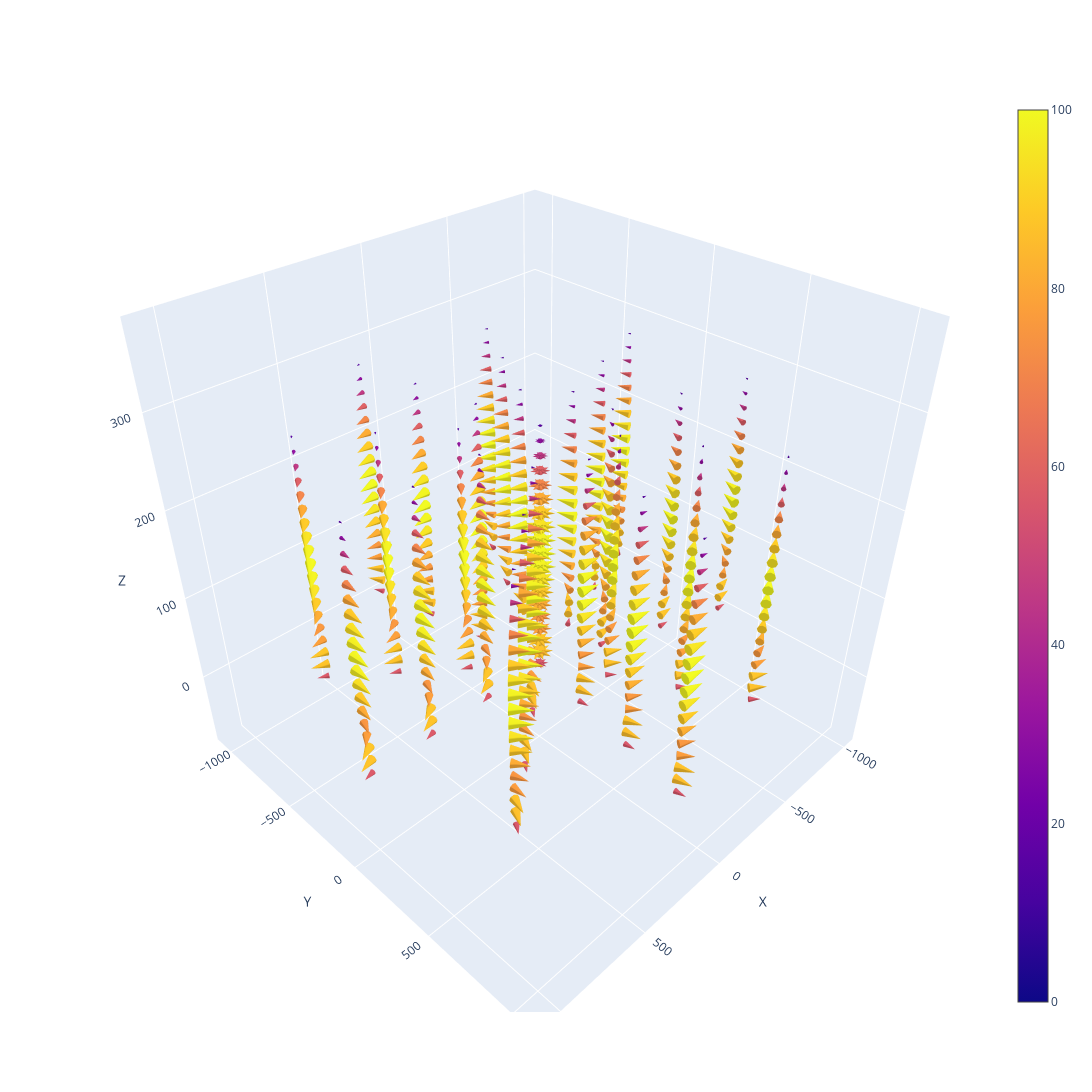

Notebook source saved alongside this figure:
### Markdown cell above
Plotting B in 3d

### Code cell
#No of points where vectors have to be shown in R,Phi,z
pl_res=(4,10,20)

# Assuming B_total and pitch_angles are your arrays
B_total,pitch_angles=b_total_pitch(B0_R,B0_PHI) # random pitch angles between 0 and pi/2


B_3d_phi = np.tile(B0_PHI[::int(len(B0_PHI)/pl_res[2])], (pl_res[0], pl_res[1], 1))
B_3d_r = np.tile(B0_R[::int(len(B0_PHI)/pl_res[2])], (pl_res[0], pl_res[1], 1))
B_3d_z = np.zeros_like(B_3d_r)
B_3d_total= np.tile(B_total, (pl_res[0], pl_res[1], 1))
# Define the grid in r, phi, z
r = np.linspace(0, 1000, B_3d_r.shape[0])
phi = np.linspace(0, 2*np.pi, B_3d_phi.shape[1])
z = np.linspace(0, 300, B_3d_z.shape[2])
r, phi, z = np.meshgrid(r, phi, z, indexing='ij')

# Convert to Cartesian coordinates
x = r * np.cos(phi)
y = r * np.sin(phi)

# Convert B_3d_r, B_3d_phi to Cartesian components
B_3d_x = B_3d_r * np.cos(phi) - B_3d_phi * np.sin(phi)
B_3d_y = B_3d_r * np.sin(phi) + B_3d_phi * np.cos(phi)

# Create 3D plot
# Compute magnitudes for scaling
B_magnitude = np.max(np.sqrt(B_3d_x ** 2 + B_3d_y ** 2 + B_3d_z ** 2))

# Scale components by magnitude for variable lengths
scale_factor = 100  # Adjust this factor for desired length scaling

B_3d_x_scaled = B_3d_x / B_magnitude * scale_factor
B_3d_y_scaled = B_3d_y / B_magnitude * scale_factor
B_3d_z_scaled = B_3d_z / B_magnitude * scale_factor

fig = go.Figure()

# Add an arrow trace for each point
fig = go.Figure(data=go.Cone(x=x.ravel(), y=y.ravel(), z=z.ravel(),
                             u=B_3d_x_scaled.ravel(), v=B_3d_y_scaled.ravel(), w=B_3d_z_scaled.ravel(),
                             sizemode="scaled", sizeref=1))

# Set labels
fig.update_layout(scene=dict(
    xaxis_title='X',
    yaxis_title='Y',
    zaxis_title='Z'),
    width=fig_s,
    height=fig_s)

fig.show()

### Figure 1 — Plotly figure (JSON) as saved in the notebook; plotly's stock layout.template omitted (floating-point values rounded to 4 significant figures; data arrays with more than 128 entries replaced by an {"elided": "..."} marker saying what was removed)
{"data": [{"sizemode": "scaled", "sizeref": 1, "type": "cone", "u": {"elided": "840 float values"}, "v": {"elided": "840 float values"}, "w": {"elided": "840 int values"}, "x": {"elided": "840 float values"}, "y": {"elided": "840 float values"}, "z": {"elided": "840 int values"}}], "layout": {"height": 1100, "scene": {"xaxis": {"title": {"text": "X"}}, "yaxis": {"title": {"text": "Y"}}, "zaxis": {"title": {"text": "Z"}}}, "width": 1100}}
